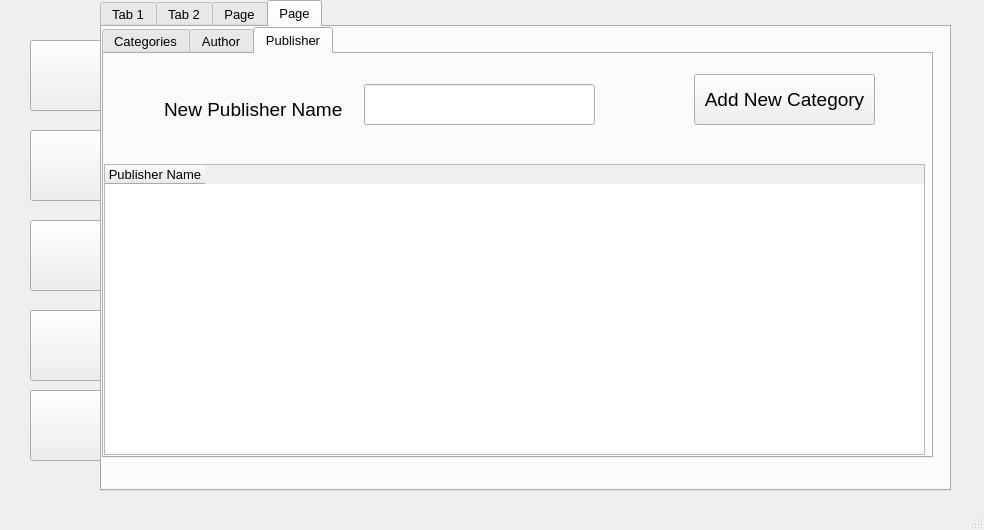
<?xml version="1.0" encoding="UTF-8"?>
<ui version="4.0">
 <class>MainWindow</class>
 <widget class="QMainWindow" name="MainWindow">
  <property name="geometry">
   <rect>
    <x>0</x>
    <y>0</y>
    <width>984</width>
    <height>530</height>
   </rect>
  </property>
  <property name="windowTitle">
   <string>MainWindow</string>
  </property>
  <widget class="QWidget" name="centralwidget">
   <widget class="QPushButton" name="pushButton">
    <property name="geometry">
     <rect>
      <x>30</x>
      <y>40</y>
      <width>75</width>
      <height>71</height>
     </rect>
    </property>
    <property name="text">
     <string/>
    </property>
    <property name="icon">
     <iconset resource="icons.qrc">
      <normaloff>:/icons/today.png</normaloff>:/icons/today.png</iconset>
    </property>
    <property name="iconSize">
     <size>
      <width>60</width>
      <height>60</height>
     </size>
    </property>
   </widget>
   <widget class="QPushButton" name="pushButton_2">
    <property name="geometry">
     <rect>
      <x>30</x>
      <y>130</y>
      <width>75</width>
      <height>71</height>
     </rect>
    </property>
    <property name="text">
     <string/>
    </property>
    <property name="icon">
     <iconset resource="icons.qrc">
      <normaloff>:/icons/books.png</normaloff>:/icons/books.png</iconset>
    </property>
    <property name="iconSize">
     <size>
      <width>60</width>
      <height>60</height>
     </size>
    </property>
   </widget>
   <widget class="QPushButton" name="pushButton_3">
    <property name="geometry">
     <rect>
      <x>30</x>
      <y>220</y>
      <width>75</width>
      <height>71</height>
     </rect>
    </property>
    <property name="text">
     <string/>
    </property>
    <property name="icon">
     <iconset resource="icons.qrc">
      <normaloff>:/icons/users.png</normaloff>:/icons/users.png</iconset>
    </property>
    <property name="iconSize">
     <size>
      <width>60</width>
      <height>60</height>
     </size>
    </property>
   </widget>
   <widget class="QPushButton" name="pushButton_4">
    <property name="geometry">
     <rect>
      <x>30</x>
      <y>310</y>
      <width>75</width>
      <height>71</height>
     </rect>
    </property>
    <property name="text">
     <string/>
    </property>
    <property name="icon">
     <iconset resource="icons.qrc">
      <normaloff>:/icons/settings.png</normaloff>:/icons/settings.png</iconset>
    </property>
    <property name="iconSize">
     <size>
      <width>60</width>
      <height>60</height>
     </size>
    </property>
   </widget>
   <widget class="QPushButton" name="pushButton_5">
    <property name="geometry">
     <rect>
      <x>30</x>
      <y>390</y>
      <width>75</width>
      <height>71</height>
     </rect>
    </property>
    <property name="text">
     <string/>
    </property>
    <property name="icon">
     <iconset resource="icons.qrc">
      <normaloff>:/icons/themes.png</normaloff>:/icons/themes.png</iconset>
    </property>
    <property name="iconSize">
     <size>
      <width>60</width>
      <height>60</height>
     </size>
    </property>
   </widget>
   <widget class="QTabWidget" name="tabWidget">
    <property name="geometry">
     <rect>
      <x>100</x>
      <y>0</y>
      <width>851</width>
      <height>491</height>
     </rect>
    </property>
    <property name="font">
     <font>
      <family>Segoe UI</family>
      <pointsize>10</pointsize>
     </font>
    </property>
    <property name="currentIndex">
     <number>3</number>
    </property>
    <widget class="QWidget" name="tab">
     <attribute name="title">
      <string>Tab 1</string>
     </attribute>
     <widget class="QTableWidget" name="tableWidget">
      <property name="geometry">
       <rect>
        <x>0</x>
        <y>111</y>
        <width>851</width>
        <height>331</height>
       </rect>
      </property>
      <column>
       <property name="text">
        <string>book code</string>
       </property>
      </column>
      <column>
       <property name="text">
        <string>book title</string>
       </property>
      </column>
      <column>
       <property name="text">
        <string>book author</string>
       </property>
      </column>
      <column>
       <property name="text">
        <string>book publisher</string>
       </property>
      </column>
      <column>
       <property name="text">
        <string>book price</string>
       </property>
      </column>
     </widget>
     <widget class="QPushButton" name="pushButton_6">
      <property name="geometry">
       <rect>
        <x>630</x>
        <y>30</y>
        <width>111</width>
        <height>31</height>
       </rect>
      </property>
      <property name="text">
       <string>Add</string>
      </property>
     </widget>
     <widget class="QLineEdit" name="lineEdit">
      <property name="geometry">
       <rect>
        <x>12</x>
        <y>30</y>
        <width>211</width>
        <height>41</height>
       </rect>
      </property>
      <property name="font">
       <font>
        <family>Segoe UI</family>
        <pointsize>9</pointsize>
       </font>
      </property>
      <property name="placeholderText">
       <string>Enter Book Title</string>
      </property>
     </widget>
     <widget class="QComboBox" name="comboBox">
      <property name="geometry">
       <rect>
        <x>310</x>
        <y>40</y>
        <width>69</width>
        <height>22</height>
       </rect>
      </property>
      <item>
       <property name="text">
        <string>Retrieve</string>
       </property>
      </item>
      <item>
       <property name="text">
        <string>Rent</string>
       </property>
      </item>
     </widget>
     <widget class="QComboBox" name="comboBox_2">
      <property name="geometry">
       <rect>
        <x>490</x>
        <y>40</y>
        <width>81</width>
        <height>22</height>
       </rect>
      </property>
      <item>
       <property name="text">
        <string>1</string>
       </property>
      </item>
      <item>
       <property name="text">
        <string>2</string>
       </property>
      </item>
      <item>
       <property name="text">
        <string>3</string>
       </property>
      </item>
      <item>
       <property name="text">
        <string>4</string>
       </property>
      </item>
      <item>
       <property name="text">
        <string>5</string>
       </property>
      </item>
      <item>
       <property name="text">
        <string>6</string>
       </property>
      </item>
      <item>
       <property name="text">
        <string>7</string>
       </property>
      </item>
      <item>
       <property name="text">
        <string>8</string>
       </property>
      </item>
      <item>
       <property name="text">
        <string>9</string>
       </property>
      </item>
      <item>
       <property name="text">
        <string>10</string>
       </property>
      </item>
     </widget>
     <widget class="QLabel" name="label_2">
      <property name="geometry">
       <rect>
        <x>450</x>
        <y>40</y>
        <width>31</width>
        <height>16</height>
       </rect>
      </property>
      <property name="text">
       <string>Days</string>
      </property>
     </widget>
     <widget class="QLabel" name="label_3">
      <property name="geometry">
       <rect>
        <x>270</x>
        <y>40</y>
        <width>31</width>
        <height>16</height>
       </rect>
      </property>
      <property name="text">
       <string>Type</string>
      </property>
     </widget>
    </widget>
    <widget class="QWidget" name="tab_2">
     <attribute name="title">
      <string>Tab 2</string>
     </attribute>
     <widget class="QTabWidget" name="tabWidget_2">
      <property name="geometry">
       <rect>
        <x>0</x>
        <y>0</y>
        <width>801</width>
        <height>401</height>
       </rect>
      </property>
      <property name="currentIndex">
       <number>1</number>
      </property>
      <widget class="QWidget" name="tab_5">
       <attribute name="title">
        <string>Add New Book</string>
       </attribute>
       <widget class="QLineEdit" name="lineEdit_2">
        <property name="geometry">
         <rect>
          <x>140</x>
          <y>50</y>
          <width>201</width>
          <height>31</height>
         </rect>
        </property>
       </widget>
       <widget class="QLineEdit" name="lineEdit_3">
        <property name="geometry">
         <rect>
          <x>560</x>
          <y>50</y>
          <width>181</width>
          <height>31</height>
         </rect>
        </property>
       </widget>
       <widget class="QPlainTextEdit" name="plainTextEdit">
        <property name="geometry">
         <rect>
          <x>20</x>
          <y>100</y>
          <width>321</width>
          <height>211</height>
         </rect>
        </property>
       </widget>
       <widget class="QComboBox" name="comboBox_3">
        <property name="geometry">
         <rect>
          <x>560</x>
          <y>110</y>
          <width>181</width>
          <height>22</height>
         </rect>
        </property>
       </widget>
       <widget class="QComboBox" name="comboBox_4">
        <property name="geometry">
         <rect>
          <x>560</x>
          <y>160</y>
          <width>181</width>
          <height>22</height>
         </rect>
        </property>
       </widget>
       <widget class="QComboBox" name="comboBox_5">
        <property name="geometry">
         <rect>
          <x>560</x>
          <y>210</y>
          <width>181</width>
          <height>22</height>
         </rect>
        </property>
       </widget>
       <widget class="QLineEdit" name="lineEdit_4">
        <property name="geometry">
         <rect>
          <x>540</x>
          <y>260</y>
          <width>201</width>
          <height>31</height>
         </rect>
        </property>
       </widget>
       <widget class="QPushButton" name="pushButton_7">
        <property name="geometry">
         <rect>
          <x>330</x>
          <y>330</y>
          <width>91</width>
          <height>23</height>
         </rect>
        </property>
        <property name="font">
         <font>
          <pointsize>13</pointsize>
         </font>
        </property>
        <property name="text">
         <string>SAVE</string>
        </property>
       </widget>
       <widget class="QLabel" name="label">
        <property name="geometry">
         <rect>
          <x>40</x>
          <y>60</y>
          <width>100</width>
          <height>19</height>
         </rect>
        </property>
        <property name="font">
         <font>
          <pointsize>14</pointsize>
         </font>
        </property>
        <property name="text">
         <string>Book  Title</string>
        </property>
       </widget>
       <widget class="QLabel" name="label_4">
        <property name="geometry">
         <rect>
          <x>450</x>
          <y>60</y>
          <width>91</width>
          <height>16</height>
         </rect>
        </property>
        <property name="font">
         <font>
          <pointsize>13</pointsize>
         </font>
        </property>
        <property name="text">
         <string>Book Code</string>
        </property>
       </widget>
       <widget class="QLabel" name="label_5">
        <property name="geometry">
         <rect>
          <x>450</x>
          <y>270</y>
          <width>81</width>
          <height>16</height>
         </rect>
        </property>
        <property name="font">
         <font>
          <pointsize>13</pointsize>
         </font>
        </property>
        <property name="text">
         <string>Book Price</string>
        </property>
       </widget>
       <widget class="QLabel" name="label_6">
        <property name="geometry">
         <rect>
          <x>450</x>
          <y>120</y>
          <width>91</width>
          <height>21</height>
         </rect>
        </property>
        <property name="font">
         <font>
          <pointsize>13</pointsize>
         </font>
        </property>
        <property name="text">
         <string>Category</string>
        </property>
       </widget>
       <widget class="QLabel" name="label_7">
        <property name="geometry">
         <rect>
          <x>450</x>
          <y>170</y>
          <width>91</width>
          <height>16</height>
         </rect>
        </property>
        <property name="font">
         <font>
          <pointsize>13</pointsize>
         </font>
        </property>
        <property name="text">
         <string>Author</string>
        </property>
       </widget>
       <widget class="QLabel" name="label_8">
        <property name="geometry">
         <rect>
          <x>450</x>
          <y>210</y>
          <width>91</width>
          <height>16</height>
         </rect>
        </property>
        <property name="font">
         <font>
          <pointsize>13</pointsize>
         </font>
        </property>
        <property name="text">
         <string>Publisher</string>
        </property>
       </widget>
      </widget>
      <widget class="QWidget" name="tab_6">
       <attribute name="title">
        <string>Edit Or Delete A Book</string>
       </attribute>
       <widget class="QLineEdit" name="lineEdit_5">
        <property name="geometry">
         <rect>
          <x>130</x>
          <y>20</y>
          <width>201</width>
          <height>31</height>
         </rect>
        </property>
       </widget>
       <widget class="QLabel" name="label_9">
        <property name="geometry">
         <rect>
          <x>20</x>
          <y>30</y>
          <width>100</width>
          <height>19</height>
         </rect>
        </property>
        <property name="font">
         <font>
          <pointsize>14</pointsize>
         </font>
        </property>
        <property name="text">
         <string>Book  Title</string>
        </property>
       </widget>
       <widget class="QPlainTextEdit" name="plainTextEdit_2">
        <property name="geometry">
         <rect>
          <x>10</x>
          <y>110</y>
          <width>321</width>
          <height>211</height>
         </rect>
        </property>
       </widget>
       <widget class="QLabel" name="label_10">
        <property name="geometry">
         <rect>
          <x>470</x>
          <y>120</y>
          <width>91</width>
          <height>16</height>
         </rect>
        </property>
        <property name="font">
         <font>
          <pointsize>13</pointsize>
         </font>
        </property>
        <property name="text">
         <string>Book Code</string>
        </property>
       </widget>
       <widget class="QLineEdit" name="lineEdit_6">
        <property name="geometry">
         <rect>
          <x>560</x>
          <y>100</y>
          <width>181</width>
          <height>31</height>
         </rect>
        </property>
       </widget>
       <widget class="QComboBox" name="comboBox_6">
        <property name="geometry">
         <rect>
          <x>560</x>
          <y>150</y>
          <width>181</width>
          <height>22</height>
         </rect>
        </property>
       </widget>
       <widget class="QComboBox" name="comboBox_7">
        <property name="geometry">
         <rect>
          <x>560</x>
          <y>200</y>
          <width>181</width>
          <height>22</height>
         </rect>
        </property>
       </widget>
       <widget class="QComboBox" name="comboBox_13">
        <property name="geometry">
         <rect>
          <x>560</x>
          <y>240</y>
          <width>181</width>
          <height>22</height>
         </rect>
        </property>
       </widget>
       <widget class="QLineEdit" name="lineEdit_12">
        <property name="geometry">
         <rect>
          <x>560</x>
          <y>290</y>
          <width>191</width>
          <height>31</height>
         </rect>
        </property>
       </widget>
       <widget class="QPushButton" name="pushButton_9">
        <property name="geometry">
         <rect>
          <x>430</x>
          <y>340</y>
          <width>91</width>
          <height>23</height>
         </rect>
        </property>
        <property name="font">
         <font>
          <pointsize>13</pointsize>
         </font>
        </property>
        <property name="text">
         <string>SAVE</string>
        </property>
       </widget>
       <widget class="QLabel" name="label_19">
        <property name="geometry">
         <rect>
          <x>470</x>
          <y>150</y>
          <width>91</width>
          <height>21</height>
         </rect>
        </property>
        <property name="font">
         <font>
          <pointsize>13</pointsize>
         </font>
        </property>
        <property name="text">
         <string>Category</string>
        </property>
       </widget>
       <widget class="QLabel" name="label_20">
        <property name="geometry">
         <rect>
          <x>470</x>
          <y>210</y>
          <width>91</width>
          <height>16</height>
         </rect>
        </property>
        <property name="font">
         <font>
          <pointsize>13</pointsize>
         </font>
        </property>
        <property name="text">
         <string>Author</string>
        </property>
       </widget>
       <widget class="QLabel" name="label_21">
        <property name="geometry">
         <rect>
          <x>470</x>
          <y>250</y>
          <width>91</width>
          <height>16</height>
         </rect>
        </property>
        <property name="font">
         <font>
          <pointsize>13</pointsize>
         </font>
        </property>
        <property name="text">
         <string>Publisher</string>
        </property>
       </widget>
       <widget class="QLabel" name="label_22">
        <property name="geometry">
         <rect>
          <x>470</x>
          <y>300</y>
          <width>81</width>
          <height>16</height>
         </rect>
        </property>
        <property name="font">
         <font>
          <pointsize>13</pointsize>
         </font>
        </property>
        <property name="text">
         <string>Book Price</string>
        </property>
       </widget>
       <widget class="QLineEdit" name="lineEdit_13">
        <property name="geometry">
         <rect>
          <x>130</x>
          <y>70</y>
          <width>201</width>
          <height>31</height>
         </rect>
        </property>
       </widget>
       <widget class="QLabel" name="label_23">
        <property name="geometry">
         <rect>
          <x>20</x>
          <y>80</y>
          <width>100</width>
          <height>19</height>
         </rect>
        </property>
        <property name="font">
         <font>
          <pointsize>14</pointsize>
         </font>
        </property>
        <property name="text">
         <string>Book  Title</string>
        </property>
       </widget>
       <widget class="QPushButton" name="pushButton_10">
        <property name="geometry">
         <rect>
          <x>460</x>
          <y>32</y>
          <width>201</width>
          <height>31</height>
         </rect>
        </property>
        <property name="text">
         <string>Search</string>
        </property>
       </widget>
       <widget class="QPushButton" name="pushButton_11">
        <property name="geometry">
         <rect>
          <x>240</x>
          <y>342</y>
          <width>91</width>
          <height>21</height>
         </rect>
        </property>
        <property name="font">
         <font>
          <pointsize>13</pointsize>
         </font>
        </property>
        <property name="text">
         <string>DELETE</string>
        </property>
       </widget>
      </widget>
     </widget>
    </widget>
    <widget class="QWidget" name="tab_3">
     <attribute name="title">
      <string>Page</string>
     </attribute>
     <widget class="QGroupBox" name="groupBox">
      <property name="geometry">
       <rect>
        <x>0</x>
        <y>30</y>
        <width>361</width>
        <height>371</height>
       </rect>
      </property>
      <property name="title">
       <string>Add New User</string>
      </property>
      <widget class="QLabel" name="label_24">
       <property name="geometry">
        <rect>
         <x>50</x>
         <y>90</y>
         <width>61</width>
         <height>16</height>
        </rect>
       </property>
       <property name="text">
        <string>UserName</string>
       </property>
      </widget>
      <widget class="QLabel" name="label_25">
       <property name="geometry">
        <rect>
         <x>50</x>
         <y>160</y>
         <width>61</width>
         <height>16</height>
        </rect>
       </property>
       <property name="text">
        <string>Password</string>
       </property>
      </widget>
      <widget class="QLabel" name="label_26">
       <property name="geometry">
        <rect>
         <x>40</x>
         <y>200</y>
         <width>101</width>
         <height>20</height>
        </rect>
       </property>
       <property name="text">
        <string>Password Again</string>
       </property>
      </widget>
      <widget class="QLabel" name="label_27">
       <property name="geometry">
        <rect>
         <x>60</x>
         <y>130</y>
         <width>61</width>
         <height>16</height>
        </rect>
       </property>
       <property name="text">
        <string>Email</string>
       </property>
      </widget>
      <widget class="QLineEdit" name="lineEdit_15">
       <property name="geometry">
        <rect>
         <x>150</x>
         <y>190</y>
         <width>181</width>
         <height>31</height>
        </rect>
       </property>
       <property name="echoMode">
        <enum>QLineEdit::Password</enum>
       </property>
      </widget>
      <widget class="QLineEdit" name="lineEdit_16">
       <property name="geometry">
        <rect>
         <x>150</x>
         <y>150</y>
         <width>181</width>
         <height>31</height>
        </rect>
       </property>
       <property name="echoMode">
        <enum>QLineEdit::Password</enum>
       </property>
      </widget>
      <widget class="QLineEdit" name="lineEdit_17">
       <property name="geometry">
        <rect>
         <x>150</x>
         <y>110</y>
         <width>181</width>
         <height>31</height>
        </rect>
       </property>
      </widget>
      <widget class="QPushButton" name="pushButton_12">
       <property name="geometry">
        <rect>
         <x>160</x>
         <y>250</y>
         <width>111</width>
         <height>41</height>
        </rect>
       </property>
       <property name="text">
        <string>Add User</string>
       </property>
      </widget>
      <widget class="QLineEdit" name="lineEdit_14">
       <property name="geometry">
        <rect>
         <x>150</x>
         <y>70</y>
         <width>181</width>
         <height>31</height>
        </rect>
       </property>
      </widget>
     </widget>
     <widget class="QGroupBox" name="groupBox_2">
      <property name="geometry">
       <rect>
        <x>430</x>
        <y>30</y>
        <width>371</width>
        <height>401</height>
       </rect>
      </property>
      <property name="title">
       <string>Edit User Information</string>
      </property>
      <widget class="QLineEdit" name="lineEdit_18">
       <property name="geometry">
        <rect>
         <x>150</x>
         <y>30</y>
         <width>181</width>
         <height>31</height>
        </rect>
       </property>
      </widget>
      <widget class="QLineEdit" name="lineEdit_19">
       <property name="geometry">
        <rect>
         <x>150</x>
         <y>70</y>
         <width>181</width>
         <height>31</height>
        </rect>
       </property>
       <property name="echoMode">
        <enum>QLineEdit::Password</enum>
       </property>
      </widget>
      <widget class="QLabel" name="label_28">
       <property name="geometry">
        <rect>
         <x>60</x>
         <y>40</y>
         <width>61</width>
         <height>16</height>
        </rect>
       </property>
       <property name="text">
        <string>UserName</string>
       </property>
      </widget>
      <widget class="QLabel" name="label_29">
       <property name="geometry">
        <rect>
         <x>70</x>
         <y>80</y>
         <width>61</width>
         <height>16</height>
        </rect>
       </property>
       <property name="text">
        <string>Password</string>
       </property>
      </widget>
      <widget class="QPushButton" name="pushButton_13">
       <property name="geometry">
        <rect>
         <x>170</x>
         <y>120</y>
         <width>111</width>
         <height>31</height>
        </rect>
       </property>
       <property name="text">
        <string>LOGIN</string>
       </property>
      </widget>
      <widget class="QLineEdit" name="lineEdit_20">
       <property name="geometry">
        <rect>
         <x>150</x>
         <y>180</y>
         <width>181</width>
         <height>31</height>
        </rect>
       </property>
      </widget>
      <widget class="QLineEdit" name="lineEdit_21">
       <property name="geometry">
        <rect>
         <x>150</x>
         <y>220</y>
         <width>181</width>
         <height>31</height>
        </rect>
       </property>
      </widget>
      <widget class="QLineEdit" name="lineEdit_22">
       <property name="geometry">
        <rect>
         <x>150</x>
         <y>260</y>
         <width>181</width>
         <height>31</height>
        </rect>
       </property>
       <property name="echoMode">
        <enum>QLineEdit::Password</enum>
       </property>
      </widget>
      <widget class="QLineEdit" name="lineEdit_23">
       <property name="geometry">
        <rect>
         <x>150</x>
         <y>300</y>
         <width>181</width>
         <height>31</height>
        </rect>
       </property>
       <property name="echoMode">
        <enum>QLineEdit::Password</enum>
       </property>
      </widget>
      <widget class="QPushButton" name="pushButton_14">
       <property name="geometry">
        <rect>
         <x>170</x>
         <y>340</y>
         <width>111</width>
         <height>41</height>
        </rect>
       </property>
       <property name="text">
        <string>Edit User Data</string>
       </property>
      </widget>
      <widget class="QLabel" name="label_30">
       <property name="geometry">
        <rect>
         <x>50</x>
         <y>310</y>
         <width>101</width>
         <height>20</height>
        </rect>
       </property>
       <property name="text">
        <string>Password Again</string>
       </property>
      </widget>
      <widget class="QLabel" name="label_31">
       <property name="geometry">
        <rect>
         <x>60</x>
         <y>270</y>
         <width>61</width>
         <height>16</height>
        </rect>
       </property>
       <property name="text">
        <string>Password</string>
       </property>
      </widget>
      <widget class="QLabel" name="label_32">
       <property name="geometry">
        <rect>
         <x>60</x>
         <y>230</y>
         <width>61</width>
         <height>16</height>
        </rect>
       </property>
       <property name="text">
        <string>Email</string>
       </property>
      </widget>
      <widget class="QLabel" name="label_33">
       <property name="geometry">
        <rect>
         <x>50</x>
         <y>190</y>
         <width>61</width>
         <height>16</height>
        </rect>
       </property>
       <property name="text">
        <string>UserName</string>
       </property>
      </widget>
     </widget>
    </widget>
    <widget class="QWidget" name="tab_4">
     <attribute name="title">
      <string>Page</string>
     </attribute>
     <widget class="QTabWidget" name="tabWidget_3">
      <property name="geometry">
       <rect>
        <x>0</x>
        <y>0</y>
        <width>831</width>
        <height>431</height>
       </rect>
      </property>
      <property name="currentIndex">
       <number>2</number>
      </property>
      <widget class="QWidget" name="tab_9">
       <attribute name="title">
        <string>Categories</string>
       </attribute>
       <widget class="QTableWidget" name="tableWidget_2">
        <property name="geometry">
         <rect>
          <x>0</x>
          <y>110</y>
          <width>821</width>
          <height>291</height>
         </rect>
        </property>
        <property name="font">
         <font>
          <pointsize>10</pointsize>
         </font>
        </property>
        <column>
         <property name="text">
          <string>Category Name</string>
         </property>
        </column>
       </widget>
       <widget class="QPushButton" name="pushButton_15">
        <property name="geometry">
         <rect>
          <x>590</x>
          <y>20</y>
          <width>181</width>
          <height>51</height>
         </rect>
        </property>
        <property name="font">
         <font>
          <pointsize>14</pointsize>
         </font>
        </property>
        <property name="text">
         <string>Add New Category</string>
        </property>
       </widget>
       <widget class="QLineEdit" name="lineEdit_24">
        <property name="geometry">
         <rect>
          <x>250</x>
          <y>30</y>
          <width>231</width>
          <height>41</height>
         </rect>
        </property>
       </widget>
       <widget class="QLabel" name="label_34">
        <property name="geometry">
         <rect>
          <x>40</x>
          <y>35</y>
          <width>181</width>
          <height>31</height>
         </rect>
        </property>
        <property name="font">
         <font>
          <pointsize>14</pointsize>
         </font>
        </property>
        <property name="text">
         <string>New Category Name</string>
        </property>
       </widget>
      </widget>
      <widget class="QWidget" name="tab_10">
       <attribute name="title">
        <string>Author</string>
       </attribute>
       <widget class="QTableWidget" name="tableWidget_3">
        <property name="geometry">
         <rect>
          <x>0</x>
          <y>110</y>
          <width>821</width>
          <height>291</height>
         </rect>
        </property>
        <property name="font">
         <font>
          <pointsize>10</pointsize>
         </font>
        </property>
        <column>
         <property name="text">
          <string>Author Name</string>
         </property>
        </column>
       </widget>
       <widget class="QLabel" name="label_35">
        <property name="geometry">
         <rect>
          <x>130</x>
          <y>30</y>
          <width>141</width>
          <height>31</height>
         </rect>
        </property>
        <property name="font">
         <font>
          <pointsize>14</pointsize>
         </font>
        </property>
        <property name="text">
         <string>New Author</string>
        </property>
       </widget>
       <widget class="QLineEdit" name="lineEdit_25">
        <property name="geometry">
         <rect>
          <x>270</x>
          <y>20</y>
          <width>231</width>
          <height>41</height>
         </rect>
        </property>
       </widget>
       <widget class="QPushButton" name="pushButton_16">
        <property name="geometry">
         <rect>
          <x>600</x>
          <y>20</y>
          <width>181</width>
          <height>51</height>
         </rect>
        </property>
        <property name="font">
         <font>
          <pointsize>14</pointsize>
         </font>
        </property>
        <property name="text">
         <string>Add New Author</string>
        </property>
       </widget>
      </widget>
      <widget class="QWidget" name="tab_11">
       <attribute name="title">
        <string>Publisher</string>
       </attribute>
       <widget class="QTableWidget" name="tableWidget_4">
        <property name="geometry">
         <rect>
          <x>0</x>
          <y>110</y>
          <width>821</width>
          <height>291</height>
         </rect>
        </property>
        <property name="font">
         <font>
          <pointsize>10</pointsize>
         </font>
        </property>
        <column>
         <property name="text">
          <string>Publisher Name</string>
         </property>
        </column>
       </widget>
       <widget class="QLineEdit" name="lineEdit_26">
        <property name="geometry">
         <rect>
          <x>260</x>
          <y>30</y>
          <width>231</width>
          <height>41</height>
         </rect>
        </property>
       </widget>
       <widget class="QLabel" name="label_36">
        <property name="geometry">
         <rect>
          <x>60</x>
          <y>40</y>
          <width>181</width>
          <height>31</height>
         </rect>
        </property>
        <property name="font">
         <font>
          <pointsize>14</pointsize>
         </font>
        </property>
        <property name="text">
         <string>New Publisher Name</string>
        </property>
       </widget>
       <widget class="QPushButton" name="pushButton_17">
        <property name="geometry">
         <rect>
          <x>590</x>
          <y>20</y>
          <width>181</width>
          <height>51</height>
         </rect>
        </property>
        <property name="font">
         <font>
          <pointsize>14</pointsize>
         </font>
        </property>
        <property name="text">
         <string>Add New Category</string>
        </property>
       </widget>
      </widget>
     </widget>
    </widget>
   </widget>
  </widget>
  <widget class="QMenuBar" name="menubar">
   <property name="geometry">
    <rect>
     <x>0</x>
     <y>0</y>
     <width>984</width>
     <height>21</height>
    </rect>
   </property>
  </widget>
  <widget class="QStatusBar" name="statusbar"/>
 </widget>
 <resources>
  <include location="icons.qrc"/>
 </resources>
 <connections/>
</ui>
